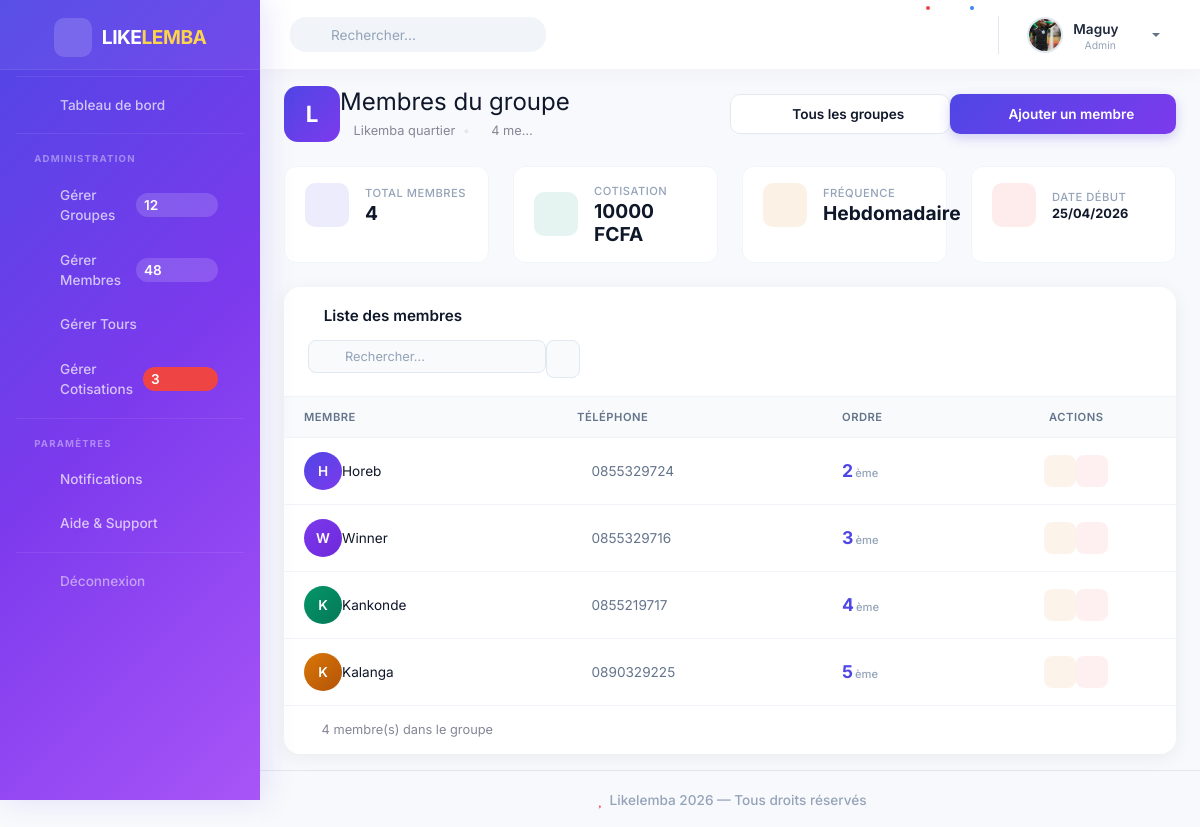
Screenshot of /groupes/7/membres/ (signed in) with the database file from the repository.
### authentification/models.py (models this page shows)
class Utilisateur(AbstractUser):
    telephone = models.CharField(max_length=20)
    ROLE_CHOICES = [
        ('ADMIN', 'Admin'),
        ('MEMBRE', 'Membre')
    ]
    role = models.CharField(max_length=10, choices=ROLE_CHOICES)
    photo = models.ImageField(upload_to='profiles/', null=True, blank=True)
    is_verified = models.BooleanField(default=False)

### likelemba_app/models.py (models this page shows, shortened)
class Groupe(models.Model):
    FREQUENCE_CHOICES = [
        ('QUOTIDIEN', 'Quotidien'),
        ('HEBDOMADAIRE', 'Hebdomadaire'),
        ('MENSUEL', 'Mensuel'),
        ('ANNUEL', 'Annuel')
    ]
    STATUT_CHOICES = [
        ('ACTIF', 'Actif'),
        ('TERMINE', 'Terminé')
    ]
    nom = models.CharField(max_length=100)
    montant_cotisation = models.DecimalField(
        max_digits=10,
        decimal_places=2
    )
    frequence = models.CharField(max_length=20, choices=FREQUENCE_CHOICES)
    date_debut = models.DateField()
    statut = models.CharField(max_length=20, choices = STATUT_CHOICES, default='ACTIF')
    date_creation = models.DateTimeField(auto_now_add=True, null=True)
    admin = models.ForeignKey(
        Utilisateur,
        on_delete=models.CASCADE
    )

class MembreGroupe(models.Model):
    utilisateur = models.ForeignKey(
        Utilisateur,
        on_delete=models.CASCADE,
        null=True,
        blank=True
    )
    groupe = models.ForeignKey(
        Groupe,
        on_delete=models.CASCADE,
        null=True,
        blank=True
    )
    nom = models.CharField(max_length=100, null=True, blank=True)
    telephone = models.CharField(max_length=20, blank=True)
    ordre_reception = models.IntegerField()
    date_inscription = models.DateTimeField(auto_now_add=True)
    @property
    def nom_affiche(self):
        if self.utilisateur:
            return self.utilisateur.username
        return self.nom or "Membre sans nom"
    class Meta:
        unique_together = ('utilisateur', 'groupe')

### likelemba_app/views.py (the view)
# urls.py: path('groupes/<int:groupe_id>/membres/', membres_groupe_view, name='membres_groupe'),
@login_required(login_url="login")
def membres_groupe_view(request, groupe_id):
    if request.user.role != 'ADMIN':
        return redirect('dashboard_membre')
    groupe = get_object_or_404(Groupe, id=groupe_id, admin=request.user)
    membres = MembreGroupe.objects.filter(groupe=groupe).order_by('ordre_reception', 'id')
    return render(request, 'membres/membres_groupe.html', {
        'groupe': groupe,
        'membres': membres
    })

### likelemba/templates/membres/membres_groupe.html (shortened to what this page needs)
{% extends 'base.html' %}
{% load static %}
{% block content %}
<div class="page-header mb-3 mb-md-4">
    <div class="d-flex flex-column flex-sm-row justify-content-between align-items-start align-items-sm-center gap-3">
        <div class="d-flex align-items-center gap-3 w-100 w-sm-auto">
            <div class="group-avatar-large" style="background: linear-gradient(135deg, #4f46e5, #7c3aed); flex-shrink: 0;">
                {{ groupe.nom|make_list|first|upper }}
            </div>
            <div class="min-width-0">
                <h1 class="h4 h-md-3 mb-1 fw-bold" style="color: #0f172a;">
                    Membres du groupe
                </h1>
                <p class="text-muted small mb-0 text-truncate" style="max-width: 200px;">
                    <i class="fas fa-layer-group me-1" style="color: #4f46e5;"></i>
                    {{ groupe.nom }}
                    <span class="bullet">•</span>
                    <i class="fas fa-users me-1" style="color: #4f46e5;"></i>
                    {{ membres|length }} membre{{ membres|length|pluralize }}
                </p>
            </div>
        </div>
        <div class="d-flex gap-2 w-100 w-sm-auto">
            <a href="{% url 'liste_membres' %}" class="btn btn-outline-modern flex-1">
                <i class="fas fa-arrow-left me-1"></i>
                <span class="d-none d-sm-inline">Tous les groupes</span>
            </a>
            <a href="{% url 'ajouter_membre' groupe.id %}" class="btn btn-primary-modern flex-1">
                <i class="fas fa-user-plus me-1"></i>
                <span class="d-none d-sm-inline">Ajouter un membre</span>
            </a>
        </div>
    </div>
</div>
<div class="row g-2 g-md-3 mb-3 mb-md-4">
    <div class="col-6 col-md-3">
        <div class="stat-mini">
            <div class="stat-mini-body">
                <div class="stat-mini-icon purple">
                    <i class="fas fa-users"></i>
                </div>
                <div class="stat-mini-content">
                    <span class="stat-mini-label">Total membres</span>
                    <h5 class="stat-mini-value">{{ membres|length }}</h5>
                </div>
            </div>
        </div>
    </div>
    <div class="col-6 col-md-3">
        <div class="stat-mini">
            <div class="stat-mini-body">
                <div class="stat-mini-icon green">
                    <i class="fas fa-coins"></i>
                </div>
                <div class="stat-mini-content">
                    <span class="stat-mini-label">Cotisation</span>
                    <h5 class="stat-mini-value">{{ groupe.montant_cotisation|floatformat:0 }} FCFA</h5>
                </div>
            </div>
        </div>
    </div>
    <div class="col-6 col-md-3">
        <div class="stat-mini">
            <div class="stat-mini-body">
                <div class="stat-mini-icon orange">
                    <i class="fas fa-clock"></i>
                </div>
                <div class="stat-mini-content">
                    <span class="stat-mini-label">Fréquence</span>
                    <h5 class="stat-mini-value">{{ groupe.get_frequence_display }}</h5>
                </div>
            </div>
        </div>
    </div>
    <div class="col-6 col-md-3">
        <div class="stat-mini">
            <div class="stat-mini-body">
                <div class="stat-mini-icon red">
                    <i class="fas fa-calendar-alt"></i>
                </div>
                <div class="stat-mini-content">
                    <span class="stat-mini-label">Date début</span>
                    <h5 class="stat-mini-value" style="font-size: 0.8rem;">{{ groupe.date_debut|date:"d/m/Y" }}</h5>
                </div>
            </div>
        </div>
    </div>
</div>
<div class="card-modern">
    <div class="card-modern-header d-flex flex-column flex-sm-row justify-content-between align-items-stretch align-items-sm-center gap-2">
        <span class="card-modern-title">
            <i class="fas fa-list me-2" style="color: #4f46e5;"></i>
            Liste des membres
        </span>
        <div class="d-flex gap-2 w-100 w-sm-auto">
            <div class="search-wrapper flex-grow-1 flex-sm-grow-0">
                <i class="fas fa-search search-icon"></i>
                <input type="text" class="search-input" placeholder="Rechercher..." id="tableSearch">
            </div>
            <button class="btn-filter-table" onclick="window.location.reload();">
                <i class="fas fa-sync-alt"></i>
            </button>
        </div>
    </div>
    <div class="card-modern-body p-0">
        <div class="table-responsive">
            <table class="table-modern" id="memberTable">
                <thead>
                    <tr>
                        <th>Membre</th>
                        <th class="d-none d-sm-table-cell">Téléphone</th>
                        <th class="d-none d-md-table-cell">Ordre</th>
                        <th class="text-center" style="min-width: 100px;">Actions</th>
                    </tr>
                </thead>
                <tbody>
                    {% for membre in membres %}
                    <tr>
                        <td>
                            <div class="d-flex align-items-center gap-2">
                                <div class="member-avatar" style="background: linear-gradient(135deg, {% cycle '#4f46e5' '#7c3aed' '#059669' '#d97706' '#2563eb' '#dc2626' %}, {% cycle '#7c3aed' '#6d28d9' '#047857' '#b45309' '#1d4ed8' '#b91c1c' %}); flex-shrink: 0;">
                                    {{ membre.nom_affiche|make_list|first|upper }}
                                </div>
                                <div class="min-width-0">
                                    <span class="fw-semibold d-block text-truncate" style="color: #0f172a; max-width: 100px;">{{ membre.nom_affiche }}</span>
                                </div>
                            </div>
                        </td>
                        <td class="d-none d-sm-table-cell">
                            <span style="color: #64748b; font-size: 0.85rem;">
                                <i class="fas fa-phone me-1"></i>
                                {{ membre.telephone|default:"—" }}
                            </span>
                        </td>
                        <td class="d-none d-md-table-cell">
                            <div class="order-display">
                                <span class="order-number">{{ membre.ordre_reception }}</span>
                                <span class="order-label">ème</span>
                            </div>
                        </td>
                        <td>
                            <div class="d-flex justify-content-center gap-1">
                                <a href="{% url 'modifier_ordre_membre' membre.id %}"
                                    class="btn-action edit"
                                    title="Modifier l'ordre">
                                    <i class="fas fa-pen"></i>
                                </a>
                                <button
                                    class="btn-action delete"
                                    onclick="openDeleteModal(
                                        '{{ membre.id }}',
                                        '{{ membre.nom_affiche|escapejs }}',
                                        '{{ groupe.nom|escapejs }}'
                                    )"
                                    type="button"
                                    title="Supprimer">
                                    <i class="fas fa-trash"></i>
                                </button>
                            </div>
                        </td>
                    </tr>
                    {% endfor %}
                </tbody>
            </table>
        </div>
    </div>
    <div class="card-modern-footer d-flex flex-column flex-sm-row justify-content-between align-items-center gap-2">
        <span class="text-muted small">
            <i class="fas fa-info-circle me-1"></i>
            {{ membres|length }} membre(s) dans le groupe
        </span>
    </div>
</div>
{% endblock %}

### likelemba/templates/components/navbar.html (shortened to what this page needs)
{% load static %}
<nav class="navbar navbar-expand navbar-light bg-white topbar mb-0 static-top shadow-sm">
    <form class="d-none d-sm-inline-block form-inline mr-auto my-2 my-md-0">
        <div class="search-wrapper">
            <i class="fas fa-search search-icon"></i>
            <input type="text" class="form-control" placeholder="Rechercher...">
        </div>
    </form>
    <ul class="navbar-nav ml-auto align-items-center" style="flex-direction: row; gap: 2px;">
        <li class="nav-item">
            <a class="nav-link" href="#" role="button" style="position: relative;">
                <i class="fas fa-bell fa-fw" style="font-size: 1.1rem;"></i>
                <span class="badge-dot"></span>
            </a>
        </li>
        <li class="nav-item">
            <a class="nav-link" href="#" role="button" style="position: relative;">
                <i class="fas fa-envelope fa-fw" style="font-size: 1.1rem;"></i>
                <span class="badge-dot blue"></span>
            </a>
        </li>
        <li class="nav-item">
            <a class="nav-link dropdown-toggle user-profile" href="#" id="userDropdown" role="button" data-toggle="dropdown" aria-haspopup="true" aria-expanded="false">
                {% if request.user.photo %}
                    <img src="{{ request.user.photo.url }}" alt="Photo de profil">
                {% else %}
                    <img src="{% static 'img/undraw_profile_2.svg' %}" alt="Photo de profil">
                {% endif %}
                <div class="user-info d-none d-lg-block">
                    <span class="user-name">{{ request.user.username }}</span>
                    <span class="user-role">
                        <i class="fas fa-circle" style="color: #22c55e;"></i>
                        {{ request.user.get_role_display }}
                    </span>
                </div>
                <i class="fas fa-chevron-down chevron"></i>
            </a>
        </li>
    </ul>
</nav>

### likelemba/templates/base.html (style rules this page uses)
:root { --primary-color: #4f46e5; --primary-gradient: linear-gradient(135deg, #4f46e5 0%, #7c3aed 50%, #a855f7 100%); --sidebar-width: 260px; --header-height: 70px; --shadow-card: 0 4px 20px rgba(0, 0, 0, 0.06); --shadow-hover: 0 8px 30px rgba(0, 0, 0, 0.12); --radius-lg: 16px; --radius-md: 12px; --radius-sm: 8px; --transition-smooth: all 0.3s cubic-bezier(0.4, 0, 0.2, 1); }
* { font-family: 'Inter', -apple-system, BlinkMacSystemFont, sans-serif; }
body { background: #f8fafc; }
.navbar { height: var(--header-height) !important; padding: 0 30px !important; background: #ffffff !important; box-shadow: 0 2px 20px rgba(0, 0, 0, 0.04) !important; border-bottom: 1px solid rgba(0, 0, 0, 0.04) !important; position: sticky; top: 0; z-index: 1030; display: flex; align-items: center; justify-content: space-between; }
.navbar .form-control { border-radius: var(--radius-lg) !important; padding: 9px 18px 9px 40px !important; font-size: 0.85rem; background: #f1f5f9 !important; border: 1px solid transparent !important; transition: var(--transition-smooth); min-width: 200px; }
.navbar .form-control::placeholder { color: #94a3b8; }
.navbar .search-wrapper { position: relative; }
.navbar .search-wrapper .search-icon { position: absolute; left: 14px; top: 50%; transform: translateY(-50%); color: #94a3b8; font-size: 0.85rem; }
.navbar .nav-link { padding: 8px 10px !important; border-radius: var(--radius-md) !important; color: #64748b !important; transition: var(--transition-smooth); position: relative; }
.navbar .nav-link .badge-dot { position: absolute; top: 4px; right: 4px; width: 8px; height: 8px; background: #ef4444; border-radius: 50%; border: 2px solid #ffffff; }
.navbar .nav-link .badge-dot.blue { background: #3b82f6; }
.user-profile { display: flex !important; align-items: center !important; gap: 10px; padding: 4px 12px 4px 8px !important; border-radius: var(--radius-lg) !important; cursor: pointer; transition: var(--transition-smooth); text-decoration: none; }
.user-profile .user-name { font-weight: 600; font-size: 0.85rem; color: #1e293b; }
.user-profile .user-role { font-size: 0.65rem; color: #94a3b8; display: block; margin-top: -2px; }
.user-profile .user-role i { font-size: 0.35rem; vertical-align: middle; margin-right: 4px; }
.user-profile img { width: 36px; height: 36px; border-radius: 50%; object-fit: cover; border: 2px solid #e2e8f0; transition: var(--transition-smooth); flex-shrink: 0; }
.user-profile .chevron { font-size: 0.6rem; color: #94a3b8; transition: var(--transition-smooth); margin-left: 2px; }
.card-modern { background: #ffffff; border: none !important; border-radius: var(--radius-lg) !important; box-shadow: var(--shadow-card) !important; transition: var(--transition-smooth); }

### rows the page displays
Utilisateur: user.photo (picture), user.username "Maguy", user.role "Admin"
Groupe: nom|make_list "L", nom "Likemba quartier", montant_cotisation "10000", frequence "Hebdomadaire", date_debut "25/04/2026"
MembreGroupe: nom_affiche|make_list "H", nom_affiche "Horeb", telephone "0855329724", ordre_reception "2"
MembreGroupe: nom_affiche|make_list "W", nom_affiche "Winner", telephone "0855329716", ordre_reception "3"
MembreGroupe: nom_affiche|make_list "K", nom_affiche "Kankonde", telephone "0855219717", ordre_reception "4"
MembreGroupe: nom_affiche|make_list "K", nom_affiche "Kalanga", telephone "0890329225", ordre_reception "5"

### other values shown
{{ membres|length }} "4"
